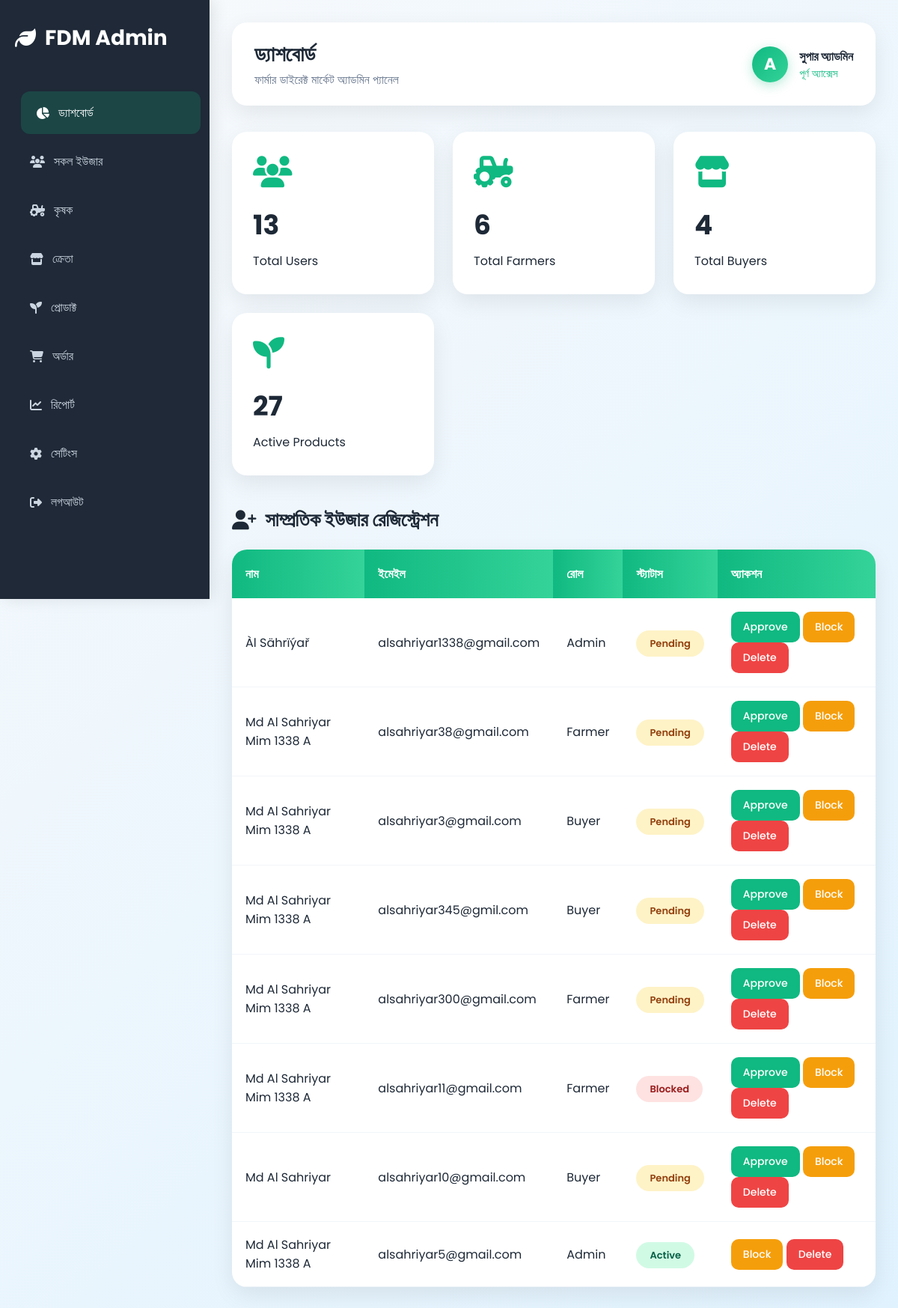
/admin-dashboard.php (signed in), run on the app's committed database.
### tables this page shows
CREATE TABLE `users` (
  `id` int(11) NOT NULL,
  `name` varchar(100) NOT NULL,
  `full_name` varchar(150) NOT NULL,
  `user_type` enum('farmer','admin','buyer') NOT NULL DEFAULT 'farmer',
  `status` enum('pending','active','blocked') DEFAULT 'pending',
  `email` varchar(100) NOT NULL,
  `phone` varchar(20) DEFAULT NULL,
  `address` text DEFAULT NULL,
  `profile_image` varchar(255) DEFAULT NULL,
  `password` varchar(255) NOT NULL,
  `farm_name` varchar(100) DEFAULT NULL,
  `farm_type` varchar(100) DEFAULT NULL,
  `admin_code` varchar(50) DEFAULT NULL,
  `created_at` timestamp NOT NULL DEFAULT current_timestamp()
);

### admin-dashboard.php (the view, shortened to what this page needs)
<?php
$servername = "localhost";
$username = "root";
$password = "";
$dbname = "farm_db";
$conn = mysqli_connect($servername, $username, $password, $dbname);
mysqli_set_charset($conn, "utf8mb4");
$section = $_GET['section'] ?? 'dashboard';
?>
<!DOCTYPE html>
<html lang="bn">
<head>
    <link rel="stylesheet" href="https://cdnjs.cloudflare.com/ajax/libs/font-awesome/6.5.1/css/all.min.css">
</head>
<body>
    <div class="sidebar">
        <div class="logo">
            <i class="fas fa-leaf"></i> FDM Admin
        </div>
        <div class="menu">
            <a href="admin-dashboard.php" class="<?= $section === 'dashboard' ? 'active' : '' ?>">
                <i class="fas fa-chart-pie"></i> ড্যাশবোর্ড
            </a>
            <a href="admin-dashboard.php?section=users" class="<?= $section === 'users' ? 'active' : '' ?>">
                <i class="fas fa-users"></i> সকল ইউজার
            </a>
            <a href="admin-dashboard.php?section=farmers" class="<?= $section === 'farmers' ? 'active' : '' ?>">
                <i class="fas fa-tractor"></i> কৃষক
            </a>
            <a href="admin-dashboard.php?section=buyers" class="<?= $section === 'buyers' ? 'active' : '' ?>">
                <i class="fas fa-store"></i> ক্রেতা
            </a>
            <a href="admin-dashboard.php?section=products" class="<?= $section === 'products' ? 'active' : '' ?>">
                <i class="fas fa-seedling"></i> প্রোডাক্ট
            </a>
            <a href="admin-dashboard.php?section=orders" class="<?= $section === 'orders' ? 'active' : '' ?>">
                <i class="fas fa-shopping-cart"></i> অর্ডার
            </a>
            <a href="admin-dashboard.php?section=reports" class="<?= $section === 'reports' ? 'active' : '' ?>">
                <i class="fas fa-chart-line"></i> রিপোর্ট
            </a>
            <a href="#"><i class="fas fa-cog"></i> সেটিংস</a>
            <a href="logout.php"><i class="fas fa-sign-out-alt"></i> লগআউট</a>
        </div>
    </div>
    <div class="main">
        <div class="topbar">
            <div>
                <h1 style="font-size: 28px;"><?= $section === 'dashboard' ? 'ড্যাশবোর্ড' : ucfirst($section) ?></h1>
                <p style="color: #64748b;">ফার্মার ডাইরেক্ট মার্কেট অ্যাডমিন প্যানেল</p>
            </div>
            <div class="admin-profile">
                <div class="avatar">A</div>
                <div>
                    <strong>সুপার অ্যাডমিন</strong>
                    <p style="color: #10b981; font-size: 14px;">পূর্ণ অ্যাক্সেস</p>
                </div>
            </div>
        </div>
        <?php if ($section === 'dashboard'): ?>
            <div class="stats">
                <?php
                $total_users = mysqli_fetch_assoc(mysqli_query($conn, "SELECT COUNT(*) as c FROM users"))['c'];
                $total_farmers = mysqli_fetch_assoc(mysqli_query($conn, "SELECT COUNT(*) as c FROM users WHERE user_type='farmer'"))['c'];
                $total_buyers = mysqli_fetch_assoc(mysqli_query($conn, "SELECT COUNT(*) as c FROM users WHERE user_type='buyer'"))['c'];
                $total_products = mysqli_fetch_assoc(mysqli_query($conn, "SELECT COUNT(*) as c FROM products"))['c'] ?? 142;
                ?>
                <div class="card">
                    <i class="fas fa-users"></i>
                    <h2><?= $total_users ?></h2>
                    <p>Total Users</p>
                </div>
                <div class="card">
                    <i class="fas fa-tractor"></i>
                    <h2><?= $total_farmers ?></h2>
                    <p>Total Farmers</p>
                </div>
                <div class="card">
                    <i class="fas fa-store"></i>
                    <h2><?= $total_buyers ?></h2>
                    <p>Total Buyers</p>
                </div>
                <div class="card">
                    <i class="fas fa-seedling"></i>
                    <h2><?= $total_products ?></h2>
                    <p>Active Products</p>
                </div>
            </div>
            <div class="section">
                <h2><i class="fas fa-user-plus"></i> সাম্প্রতিক ইউজার রেজিস্ট্রেশন</h2>
                <div class="table-box">
                    <table>
                        <tr>
                            <th>নাম</th>
                            <th>ইমেইল</th>
                            <th>রোল</th>
                            <th>স্ট্যাটাস</th>
                            <th>অ্যাকশন</th>
                        </tr>
                        <?php
                        $result = mysqli_query($conn, "SELECT id, name, email, user_type, status FROM users ORDER BY created_at DESC LIMIT 8");
                        while($row = mysqli_fetch_assoc($result)):
                        ?>
                        <tr>
                            <td><?= htmlspecialchars($row['name']) ?></td>
                            <td><?= htmlspecialchars($row['email']) ?></td>
                            <td><?= ucfirst($row['user_type']) ?></td>
                            <td><span class="status <?= $row['status'] ?>"><?= ucfirst($row['status'] ?? 'pending') ?></span></td>
                            <td>
                                <form method="POST" class="action-form">
                                    <?php if($row['status'] !== 'active'): ?>
                                        <button type="submit" name="action" value="approve_user" class="btn approve">Approve</button>
                                    <?php endif; ?>
                                    <button type="submit" name="action" value="block_user" class="btn block">Block</button>
                                    <button type="submit" name="action" value="delete_user" class="btn delete" onclick="return confirm('আপনি কি নিশ্চিত যে এই ইউজারকে ডিলিট করতে চান?')">Delete</button>
                                </form>
                            </td>
                        </tr>
                        <?php endwhile; ?>
                    </table>
                </div>
            </div>
        <?php endif; ?>
    </div>
</body>
</html>

### admin-dashboard.php (style rules this page uses)
:root { --primary: #10b981; --primary-dark: #059669; --sidebar-bg: #1f2937; --card-bg: #ffffff; }
* { margin: 0; padding: 0; box-sizing: border-box; font-family: 'Poppins', sans-serif; }
body { background: linear-gradient(135deg, #f8fafc 0%, #e0f2fe 100%); color: #1e2937; }
.sidebar { position: fixed; left: 0; top: 0; width: 280px; height: 100vh; background: var(--sidebar-bg); color: #fff; padding: 30px 20px; overflow-y: auto; box-shadow: 4px 0 20px rgba(0,0,0,0.1); z-index: 100; }
.logo { font-size: 28px; font-weight: 700; margin-bottom: 50px; color: #fff; display: flex; align-items: center; gap: 12px; }
.menu a { display: flex; align-items: center; gap: 12px; color: #cbd5e1; text-decoration: none; padding: 16px 20px; margin-bottom: 8px; border-radius: 12px; transition: all 0.3s ease; font-weight: 500; }
.menu a:hover, .menu a.active { background: rgba(16, 185, 129, 0.2); color: #fff; transform: translateX(8px); }
.main { margin-left: 280px; padding: 30px; min-height: 100vh; }
.topbar { display: flex; justify-content: space-between; align-items: center; margin-bottom: 35px; background: white; padding: 22px 30px; border-radius: 20px; box-shadow: 0 10px 30px rgba(0,0,0,0.08); }
.admin-profile { display: flex; align-items: center; gap: 15px; }
.avatar { width: 48px; height: 48px; border-radius: 50%; background: linear-gradient(135deg, #10b981, #34d399); color: #fff; display: flex; justify-content: center; align-items: center; font-size: 22px; font-weight: 700; box-shadow: 0 4px 15px rgba(16, 185, 129, 0.3); }
.stats { display: grid; grid-template-columns: repeat(auto-fit, minmax(260px, 1fr)); gap: 25px; margin-bottom: 40px; }
.card { background: var(--card-bg); padding: 32px 28px; border-radius: 20px; box-shadow: 0 10px 30px rgba(0,0,0,0.08); transition: all 0.4s ease; }
.card i { font-size: 42px; color: var(--primary); margin-bottom: 15px; }
.card h2 { font-size: 36px; font-weight: 700; margin: 8px 0; }
.section { margin-top: 40px; }
.section h2 { margin-bottom: 20px; font-size: 26px; color: #1e2937; display: flex; align-items: center; gap: 12px; }
.table-box { background: white; border-radius: 20px; overflow: hidden; box-shadow: 0 10px 30px rgba(0,0,0,0.08); }
table { width: 100%; border-collapse: collapse; }
th { background: linear-gradient(90deg, #10b981, #34d399); color: white; padding: 20px 18px; text-align: left; font-weight: 600; }
td { padding: 18px; border-bottom: 1px solid #f1f5f9; }
.status { padding: 8px 18px; border-radius: 50px; font-size: 13px; font-weight: 600; }
.active { background: #d1fae5; color: #065f46; }
.pending { background: #fef3c7; color: #92400e; }
.blocked { background: #fee2e2; color: #991b1b; }
.btn { border: none; padding: 10px 16px; border-radius: 10px; cursor: pointer; color: white; font-size: 14px; font-weight: 500; transition: all 0.3s; }
.approve { background: #10b981; }
.block { background: #f59e0b; }
.delete { background: #ef4444; }
.action-form { display: inline-block; }

### data on the page
users: name "Àl Sährïýař", email "alsahriyar1338@gmail.com", user_type "Admin", status "Pending", shows "Approve"
users: name "Md Al Sahriyar Mim 1338 A", email "alsahriyar38@gmail.com", user_type "Farmer", status "Pending", shows "Approve"
users: name "Md Al Sahriyar Mim 1338 A", email "alsahriyar3@gmail.com", user_type "Buyer", status "Pending", shows "Approve"
users: name "Md Al Sahriyar Mim 1338 A", email "alsahriyar345@gmil.com", user_type "Buyer", status "Pending", shows "Approve"
users: name "Md Al Sahriyar Mim 1338 A", email "alsahriyar300@gmail.com", user_type "Farmer", status "Pending", shows "Approve"
users: name "Md Al Sahriyar Mim 1338 A", email "alsahriyar11@gmail.com", user_type "Farmer", status "Blocked", shows "Approve"
users: name "Md Al Sahriyar", email "alsahriyar10@gmail.com", user_type "Buyer", status "Pending", shows "Approve"
users: name "Md Al Sahriyar Mim 1338 A", email "alsahriyar5@gmail.com", user_type "Admin", status "Active"

### other printed values
$total_users "13"
$total_farmers "6"
$total_buyers "4"
$total_products "27"
